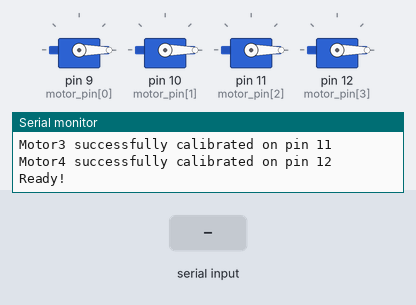
Simulated run of this sketch. Board: Arduino Uno, built with avr-gcc and run on an emulated ATmega328P. On the bench: 4 × servo, the last lines printed to the serial monitor. The inputs (shaded band) are chosen by the test bench.

Above: at 4.2 s.
4.3 s: "start:1\n" received over Serial
At 4.7 s:
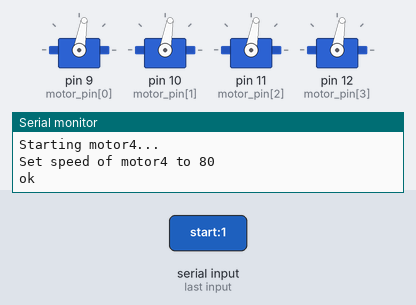
5.8 s: "stop:1\n" received over Serial
At 6.8 s:
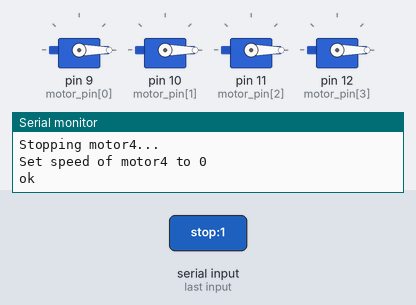
7.3 s: "speed:1\n" received over Serial
At 7.7 s:
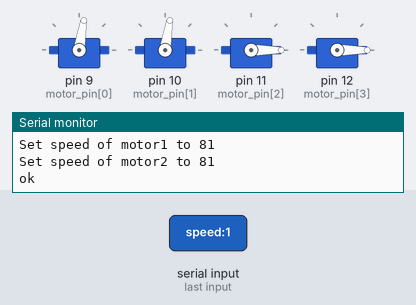
8.8 s: "speed:150\n" received over Serial
At 10.0 s:
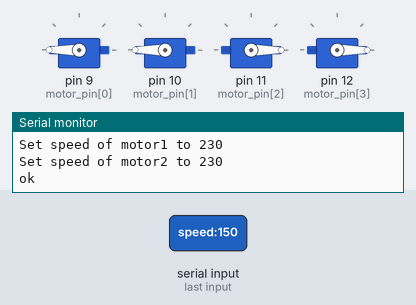
10.3 s: "start:150\n" received over Serial
At 11.6 s:
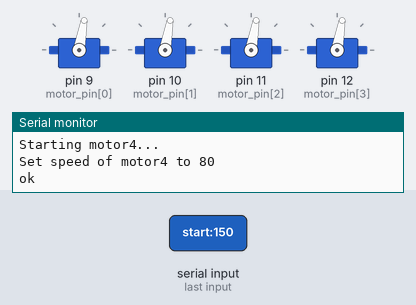
11.9 s: "stop:150\n" received over Serial
At 12.8 s:
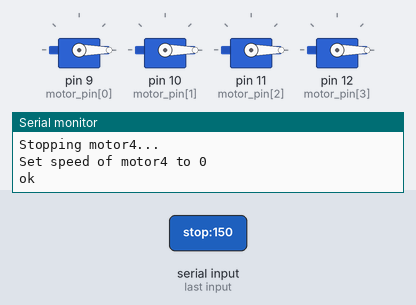
Timing chart, 0 to 14.4 s (numbered marks = the images above; inputs shaded):
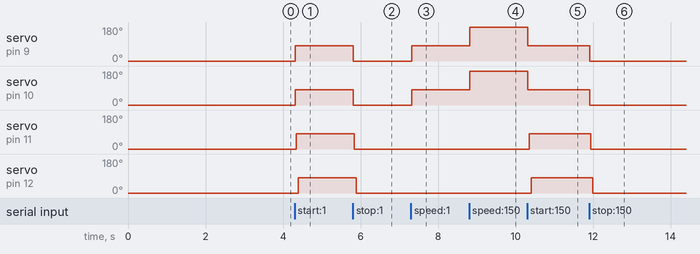

Measured:
- after the input at 4.3 s, servo on pin 9 (motor_pin[0]), servo on pin 10 (motor_pin[1]): 0° → 80° at once; servo on pin 11 (motor_pin[2]): 0° → 80° after 0.05 s; servo on pin 12 (motor_pin[3]): 0° → 80° after 0.10 s
- after the input at 5.8 s, servo on pin 9 (motor_pin[0]), servo on pin 10 (motor_pin[1]), servo on pin 11 (motor_pin[2]): 80° → 0° at once; servo on pin 12 (motor_pin[3]): 80° → 0° after 0.09 s
- after the input at 7.3 s, servo on pin 9 (motor_pin[0]), servo on pin 10 (motor_pin[1]): 0° → 81° at once
- after the input at 8.8 s, servo on pin 9 (motor_pin[0]), servo on pin 10 (motor_pin[1]): 81° → 180° at once
- after the input at 10.3 s, servo on pin 9 (motor_pin[0]), servo on pin 10 (motor_pin[1]): 180° → 80° at once; servo on pin 11 (motor_pin[2]): 0° → 80° after 0.05 s; servo on pin 12 (motor_pin[3]): 0° → 80° after 0.10 s
- after the input at 11.9 s, servo on pin 9 (motor_pin[0]), servo on pin 10 (motor_pin[1]): 80° → 0° at once; servo on pin 11 (motor_pin[2]): 80° → 0° after 0.05 s; servo on pin 12 (motor_pin[3]): 80° → 0° after 0.10 s

The sketch:

api_drone.ino
```cpp
#include <Servo.h>
#include <NewPing.h>

#define TRIGGER_PIN 2
#define ECHO_PIN 13
#define MAX_DISTANCE 200

NewPing sonar(TRIGGER_PIN, ECHO_PIN, MAX_DISTANCE);

bool debugMode = true;

// we use the servo library to control the motors
Servo motor1, motor2, motor3, motor4;
Servo motor[] = { motor1, motor2, motor3, motor4 };

int const numberOfMotors = sizeof(motor) / sizeof(motor[0]);

// maps motors to its related pins
int motor_pin[numberOfMotors] = { 9, 10, 11, 12 };
int motor_speed[numberOfMotors] = { 0, 0, 0, 0 };

// maybe we have to change min_speed depending on used motors, ESC and battery
int min_speed = 80;
int max_speed = 180;

String input = "";

void setup()
{
  // hack to make printf work..
  // http://reza.net/wordpress/?p=269
  fdevopen(&my_putc, 0);

  Serial.begin(9600);
  Serial.println("Initializing... ");

  // calibrate motors during setup, otherwise they wouldn't start
  for (int i = 0; i < numberOfMotors; i++) {
    motor[i].attach(motor_pin[i]);
    motor[i].write(0);
    delay(500);
    if (debugMode) {
      printf("Motor%d successfully calibrated on pin %d \n", i+1, motor_pin[i]);
    }
  }

  // wait a second to synchronize the motors
  delay(1000);
  Serial.println("Ready!");
}

void loop()
{
  char character;

  // read commands from serial
  while(Serial.available()) {
    character = Serial.read();
    input.concat(character);
    delay(2);
  }

  if (input != "") {
    String result = handleCommand(input);
    Serial.println(result);
    input = "";
  }

  //Serial.println(getDistanceInCm());
}

// format: <command>[:argument] (where ":argument" is optional)
String handleCommand(String input) {
  String result;

  String command = getCommandFromInput(input);
  int argument = getArgumentFromInput(input);

  // switch-case-construct would be better, but it's not supporting strings as case value
  if (command == "start") {
    result = startMotors();
  } else if (command == "stop") {
    result = stopMotors();
  } else if (command == "speed") {
    result = setMotorSpeed(1, argument);
    result = setMotorSpeed(2, argument);
  } else if (command == "ping") {
    Serial.println( getDistanceInCm() );
  } else {
    result = "unknown command: " + command;
  }

  return result;
}


// parses the command from serial input
String getCommandFromInput(String input) {
  String result = input;
  int positionOfColon = input.indexOf(':');

  if (positionOfColon) {
    result = input.substring(0, positionOfColon);
  }

  return result;
}


// parses the argument (is any given) from serial input
int getArgumentFromInput(String input) {
  int result = -1;
  int positionOfColon = input.indexOf(':');

  if (positionOfColon) {
    int length = input.length() - positionOfColon;
    String argument = input.substring(positionOfColon + 1);
    result = argument.toInt();
  }

  return result;
}


// before we take off let's start the motors with minimum speed
String startMotors() {
  for (int i = 0; i < numberOfMotors; i++) {
    motor[i].write(min_speed);
    motor_speed[i] = min_speed;

    if (debugMode) {
      printf("Starting motor%d... \n", i+1);
      printf("Set speed of motor%d to %d \n", i+1, motor_speed[i]);
    }
  }

  return "ok";
}


// power off the motors
String stopMotors() {
  for (int i = 0; i < numberOfMotors; i++) {
    motor[i].write(0);
    motor_speed[i] = 0;

    if (debugMode) {
      printf("Stopping motor%d... \n", i+1);
      printf("Set speed of motor%d to %d \n", i+1, motor_speed[i]);
    }
  }

  return "ok";
}


// set speed in percent of motor "motorNumber"
String setMotorSpeed(int motorNumber, int speedInPercent) {
  // map the given percentage speed to our speed range
  // for security reasons 0 percent is mapped to min_speed, if you really want to power off the motors call stopMotors()
  motor_speed[motorNumber] = map(
    speedInPercent,
    0, 100,
    min_speed, max_speed
  );

  // motor array start with 0
  motor[motorNumber - 1].write(motor_speed[motorNumber]);
  if (debugMode) {
    printf("Set speed of motor%d to %d \n", motorNumber, motor_speed[motorNumber]);
  }

  return "ok";
}


int getDistanceInCm() {
  return sonar.ping_cm();
}


// hack to make printf work..
int my_putc(char c, FILE *t) {
  Serial.write(c);
}
```
